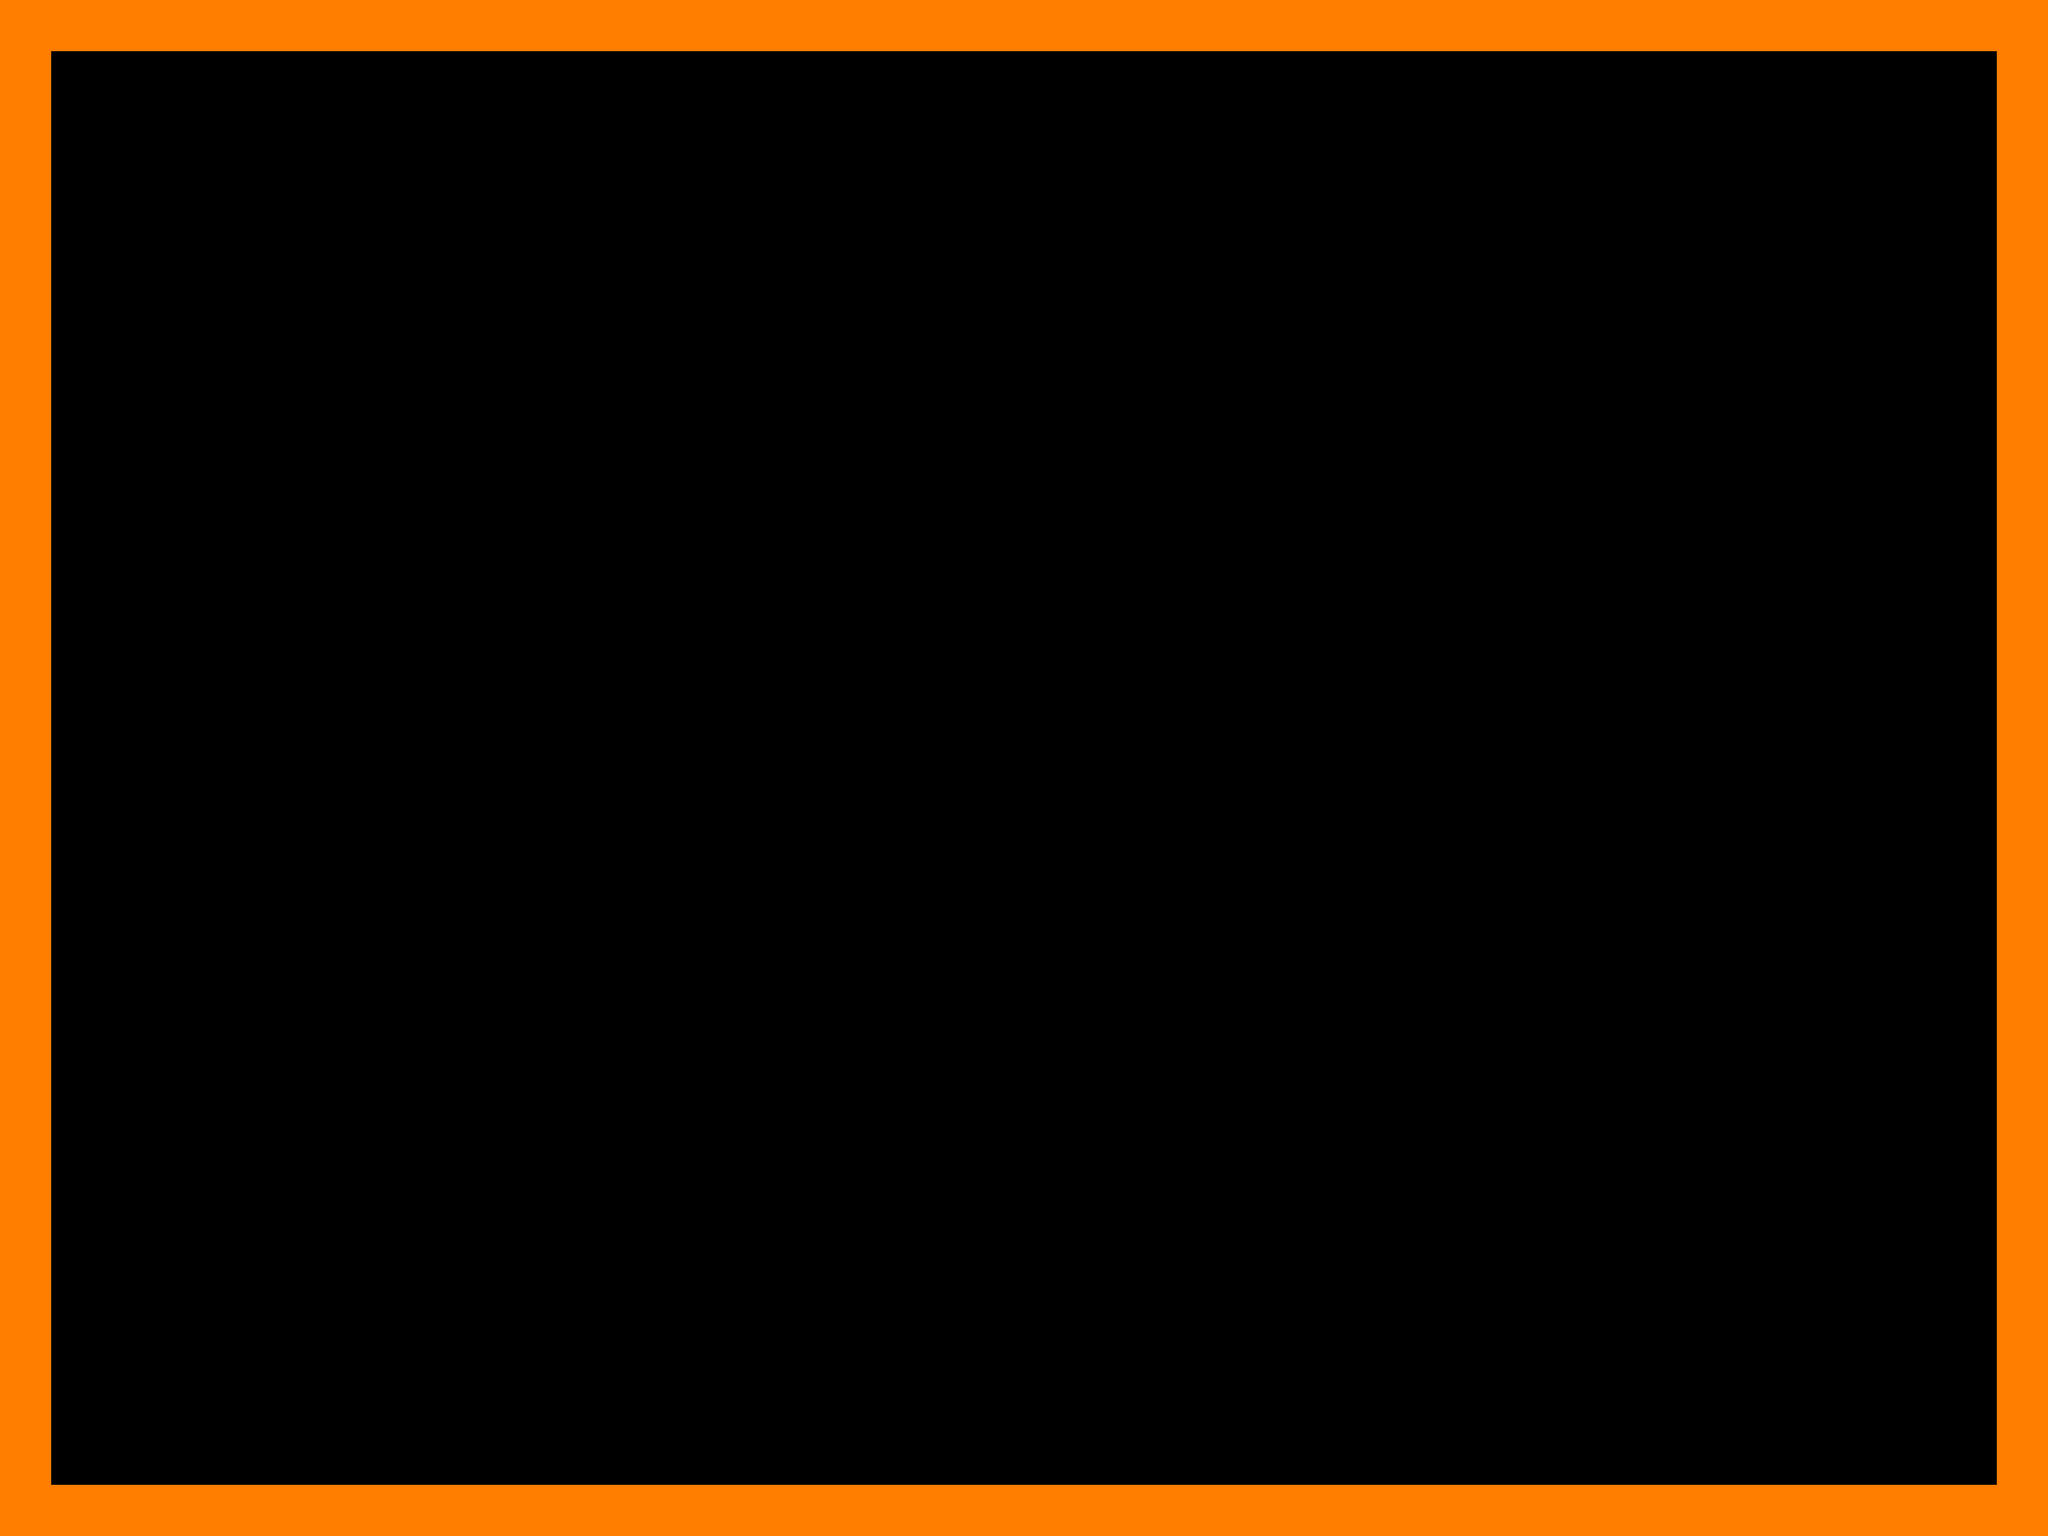

Below is a game level as drawn by its tile map, then a one-line description and the .tmx file that defines it, in full:
An orthogonal 40x30 tile map with 64x64 px tiles, 1 tile layer (layout), 4 tilesets.

<map version="1.5" tiledversion="1.7.2" orientation="orthogonal" renderorder="right-down" width="40" height="30" tilewidth="64" tileheight="64" infinite="0" nextlayerid="4" nextobjectid="1126">
 <editorsettings>
  <export target="export/map1.json" format="json" />
 </editorsettings>
 <tileset firstgid="1" source="../tilesets/base.tsx" />
 <tileset firstgid="16" source="../tilesets/objects.tsx" />
 <tileset firstgid="24" source="../tilesets/fluids.tsx" />
 <tileset firstgid="27" source="../tilesets/players.tsx" />
 <objectgroup id="3" name="fluids" />
 <layer id="1" name="layout" width="40" height="30">
  <data encoding="csv">
3,3,3,3,3,3,3,3,3,3,3,3,3,3,3,3,3,3,3,3,3,3,3,3,3,3,3,3,3,3,3,3,3,3,3,3,3,3,3,3,
3,0,0,0,0,0,0,0,0,0,0,0,0,0,0,0,0,0,0,0,0,0,0,0,0,0,0,0,0,0,0,0,0,0,0,0,0,0,0,3,
3,0,0,0,0,0,0,0,0,0,0,0,0,0,0,0,0,0,0,0,0,0,0,0,0,0,0,0,0,0,0,0,0,0,0,0,0,0,0,3,
3,0,0,0,0,0,0,0,0,0,0,0,0,0,0,0,0,0,0,0,0,0,0,0,0,0,0,0,0,0,0,0,0,0,0,0,0,0,0,3,
3,0,0,0,0,0,0,0,0,0,0,0,0,0,0,0,0,0,0,0,0,0,0,0,0,0,0,0,0,0,0,0,0,0,0,0,0,0,0,3,
3,0,0,0,0,0,0,0,0,0,0,0,0,0,0,0,0,0,0,0,0,0,0,0,0,0,0,0,0,0,0,0,0,0,0,0,0,0,0,3,
3,0,0,0,0,0,0,0,0,0,0,0,0,0,0,0,0,0,0,0,0,0,0,0,0,0,0,0,0,0,0,0,0,0,0,0,0,0,0,3,
3,0,0,0,0,0,0,0,0,0,0,0,0,0,0,0,0,0,0,0,0,0,0,0,0,0,0,0,0,0,0,0,0,0,0,0,0,0,0,3,
3,0,0,0,0,0,0,0,0,0,0,0,0,0,0,0,0,0,0,0,0,0,0,0,0,0,0,0,0,0,0,0,0,0,0,0,0,0,0,3,
3,0,0,0,0,0,0,0,0,0,0,0,0,0,0,0,0,0,0,0,0,0,0,0,0,0,0,0,0,0,0,0,0,0,0,0,0,0,0,3,
3,0,0,0,0,0,0,0,0,0,0,0,0,0,0,0,0,0,0,0,0,0,0,0,0,0,0,0,0,0,0,0,0,0,0,0,0,0,0,3,
3,0,0,0,0,0,0,0,0,0,0,0,0,0,0,0,0,0,0,0,0,0,0,0,0,0,0,0,0,0,0,0,0,0,0,0,0,0,0,3,
3,0,0,0,0,0,0,0,0,0,0,0,0,0,0,0,0,0,0,0,0,0,0,0,0,0,0,0,0,0,0,0,0,0,0,0,0,0,0,3,
3,0,0,0,0,0,0,0,0,0,0,0,0,0,0,0,0,0,0,0,0,0,0,0,0,0,0,0,0,0,0,0,0,0,0,0,0,0,0,3,
3,0,0,0,0,0,0,0,0,0,0,0,0,0,0,0,0,0,0,0,0,0,0,0,0,0,0,0,0,0,0,0,0,0,0,0,0,0,0,3,
3,0,0,0,0,0,0,0,0,0,0,0,0,0,0,0,0,0,0,0,0,0,0,0,0,0,0,0,0,0,0,0,0,0,0,0,0,0,0,3,
3,0,0,0,0,0,0,0,0,0,0,0,0,0,0,0,0,0,0,0,0,0,0,0,0,0,0,0,0,0,0,0,0,0,0,0,0,0,0,3,
3,0,0,0,0,0,0,0,0,0,0,0,0,0,0,0,0,0,0,0,0,0,0,0,0,0,0,0,0,0,0,0,0,0,0,0,0,0,0,3,
3,0,0,0,0,0,0,0,0,0,0,0,0,0,0,0,0,0,0,0,0,0,0,0,0,0,0,0,0,0,0,0,0,0,0,0,0,0,0,3,
3,0,0,0,0,0,0,0,0,0,0,0,0,0,0,0,0,0,0,0,0,0,0,0,0,0,0,0,0,0,0,0,0,0,0,0,0,0,0,3,
3,0,0,0,0,0,0,0,0,0,0,0,0,0,0,0,0,0,0,0,0,0,0,0,0,0,0,0,0,0,0,0,0,0,0,0,0,0,0,3,
3,0,0,0,0,0,0,0,0,0,0,0,0,0,0,0,0,0,0,0,0,0,0,0,0,0,0,0,0,0,0,0,0,0,0,0,0,0,0,3,
3,0,0,0,0,0,0,0,0,0,0,0,0,0,0,0,0,0,0,0,0,0,0,0,0,0,0,0,0,0,0,0,0,0,0,0,0,0,0,3,
3,0,0,0,0,0,0,0,0,0,0,0,0,0,0,0,0,0,0,0,0,0,0,0,0,0,0,0,0,0,0,0,0,0,0,0,0,0,0,3,
3,0,0,0,0,0,0,0,0,0,0,0,0,0,0,0,0,0,0,0,0,0,0,0,0,0,0,0,0,0,0,0,0,0,0,0,0,0,0,3,
3,0,0,0,0,0,0,0,0,0,0,0,0,0,0,0,0,0,0,0,0,0,0,0,0,0,0,0,0,0,0,0,0,0,0,0,0,0,0,3,
3,0,0,0,0,0,0,0,0,0,0,0,0,0,0,0,0,0,0,0,0,0,0,0,0,0,0,0,0,0,0,0,0,0,0,0,0,0,0,3,
3,0,0,0,0,0,0,0,0,0,0,0,0,0,0,0,0,0,0,0,0,0,0,0,0,0,0,0,0,0,0,0,0,0,0,0,0,0,0,3,
3,0,0,0,0,0,0,0,0,0,0,0,0,0,0,0,0,0,0,0,0,0,0,0,0,0,0,0,0,0,0,0,0,0,0,0,0,0,0,3,
3,3,3,3,3,3,3,3,3,3,3,3,3,3,3,3,3,3,3,3,3,3,3,3,3,3,3,3,3,3,3,3,3,3,3,3,3,3,3,3
</data>
 </layer>
 <objectgroup id="2" name="objects" />
</map>
